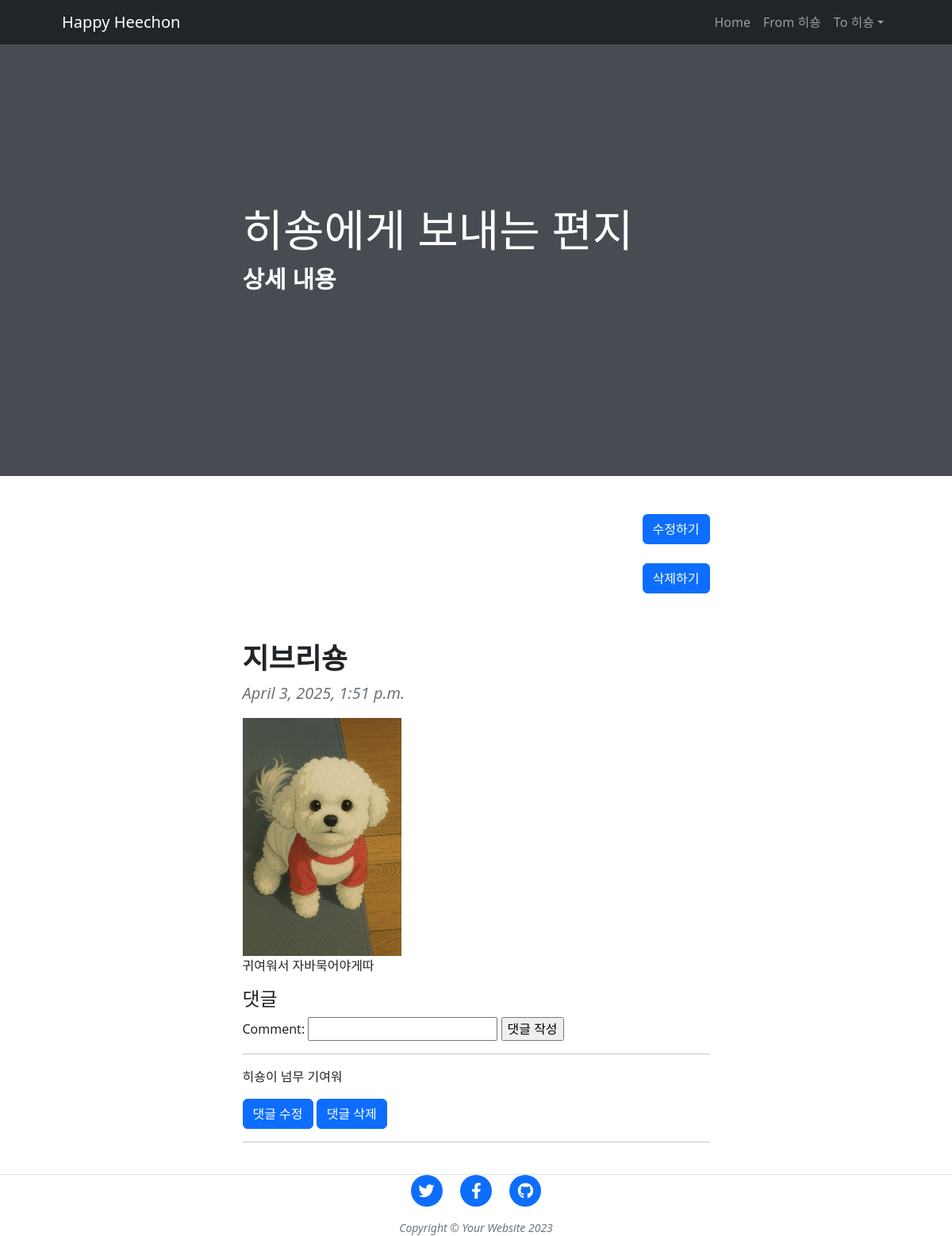
Screenshot of /TOL/toL_detail/13/ with the database file from the repository.
### cafeMain/models.py (models this page shows)
class Post(models.Model):
    title = models.CharField(verbose_name = "제목", max_length = 128)
    body = models.TextField(verbose_name = "내용", default = "")
    created_at = models.DateTimeField(verbose_name = "작성일", auto_now_add = True)
    photo = models.ImageField(verbose_name = "이미지", blank = True, null = True, upload_to = 'blog_photo')

class Comment(models.Model):
    comment = models.CharField(max_length=200)
    date = models.DateTimeField(auto_now_add=True)
    article = models.ForeignKey(Post, on_delete = models.CASCADE, related_name='comments')
    def __str__(self):
        return self.comment

### ToLove/views.py (the view)
# urls.py: path("toL_detail/<int:letter_id>/", views.toL_detail, name = "toL_detail"),
def toL_detail(request, letter_id):
    letter = get_object_or_404(Post, pk = letter_id)
    comment_form = CommentForm()
    context = {
        'letter' : letter,
        'comment_form' : comment_form
    }
    return render(request, "toL_detail.html", context)

### cafeMain/forms.py
class CommentForm(forms.ModelForm):
    class Meta:
        model = Comment
        fields = ['comment']

### ToLove/templates/toL_detail.html (shortened to what this page needs)
{% load static %}
<!DOCTYPE html>
<html lang="en">
  <head>
    <link href="{% static 'css/styles.css' %}" rel="stylesheet" />
  </head>
  <body>
    <nav class="navbar navbar-expand-lg navbar-dark bg-dark">
        <div class="container px-5">
            <a class="navbar-brand" href="index.html">Happy Heechon</a>
            <div class="collapse navbar-collapse" id="navbarSupportedContent">
                <ul class="navbar-nav ms-auto mb-2 mb-lg-0">
                    <li class="nav-item"><a class="nav-link" href="{% url 'home' %}">Home</a></li>
                    <li class="nav-item"><a class="nav-link" href="{% url 'fromL' %}">From 히숑</a></li>
                    <li class="nav-item dropdown">
                        <a class="nav-link dropdown-toggle" id="navbarDropdownBlog" href="#" role="button" data-bs-toggle="dropdown" aria-expanded="false">To 히숑</a>
                    </li>
                </ul>
            </div>
        </div>
    </nav>
    <header class="masthead">
      <div class="container position-relative px-4 px-lg-5">
        <div class="row gx-4 gx-lg-5 justify-content-center">
          <div class="col-md-10 col-lg-8 col-xl-7">
            <div class="post-heading">
              <h1>히숑에게 보내는 편지</h1>
              <h2 class="subheading">상세 내용</h2>
            </div>
          </div>
        </div>
      </div>
    </header>
    <article class="mb-4">
      <div class="container px-4 px-lg-5">
        <div class="row gx-4 gx-lg-5 justify-content-center">
          <div class="col-md-10 col-lg-8 col-xl-7">
            <div class="d-flex justify-content-end mb-4">
              <a class="btn btn-primary text-uppercase" href="{% url 'toL_update' letter.id %}">수정하기</a>
            </div>
            <div class="d-flex justify-content-end mb-4">
              <a class="btn btn-primary text-uppercase" href="{% url 'toL_delete' letter.id %}">삭제하기</a>
            </div>
            <h1 class="section-heading">{{letter.title}}</h1>
            <blockquote class="blockquote">{{letter.created_at}}</blockquote>
            {% if letter.photo %}
            <img src = "{{ letter.photo.url }}" alt = "" height = "300">
            {% endif %}
            <p>{{letter.body}}</p>
            <h4>댓글</h4>
          <form method="POST" action="{% url 'create_comment' letter.id %}">
              {{ comment_form.as_table }}
              <input type="submit" value="댓글 작성" />
          </form>
          <div>
              <hr>
              {% for comment in letter.comments.all %}
              <p>{{ comment }}</p>
              <a class="btn btn-primary text-uppercase"
                  href="{% url 'update_comment' letter.id comment.id %}">댓글 수정</a>
              <a class="btn btn-primary text-uppercase"
                  href="{% url 'delete_comment' letter.id comment.id %}">댓글 삭제</a>
              <hr>
              {% endfor %}
          </div>
          </div>
        </div>
      </div>
    </article>
    <footer class="border-top">
      <div class="container px-4 px-lg-5">
        <div class="row gx-4 gx-lg-5 justify-content-center">
          <div class="col-md-10 col-lg-8 col-xl-7">
            <ul class="list-inline text-center">
              <li class="list-inline-item">
                <a href="#!">
                  <span class="fa-stack fa-lg">
                    <i class="fas fa-circle fa-stack-2x"></i>
                    <i class="fab fa-twitter fa-stack-1x fa-inverse"></i>
                  </span>
                </a>
              </li>
              <li class="list-inline-item">
                <a href="#!">
                  <span class="fa-stack fa-lg">
                    <i class="fas fa-circle fa-stack-2x"></i>
                    <i class="fab fa-facebook-f fa-stack-1x fa-inverse"></i>
                  </span>
                </a>
              </li>
              <li class="list-inline-item">
                <a href="#!">
                  <span class="fa-stack fa-lg">
                    <i class="fas fa-circle fa-stack-2x"></i>
                    <i class="fab fa-github fa-stack-1x fa-inverse"></i>
                  </span>
                </a>
              </li>
            </ul>
            <div class="small text-center text-muted fst-italic">
              Copyright &copy; Your Website 2023
            </div>
          </div>
        </div>
      </div>
    </footer>
  </body>
</html>

### rows the page displays
Post: title "지브리숑", created_at "April 3, 2025, 1:51 p.m.", photo (picture), body "귀여워서 자바묵어야게따"
Comment: comment "히숑이 넘무 기여워"
